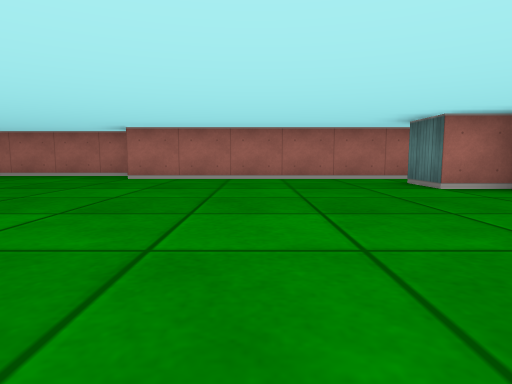
[1] (above)

14 first-person views from a walk through a cub3D ray-caster map. The camera is about half as high as the walls, tilts 6° down and sees 75° across. The floor is counted in squares. Each view is taken from the middle of a square. On the plan, view 1 faces up. The plan holds only what a view shows up to about 9 squares ahead; the rest is blank.

[2]
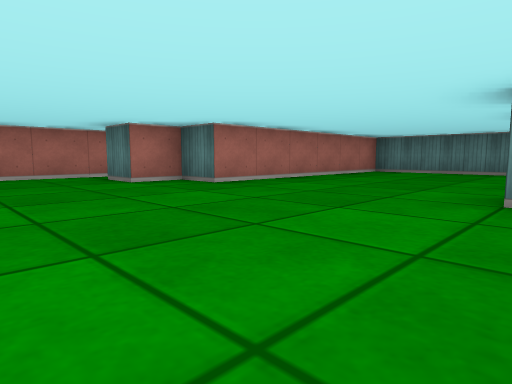

[3]
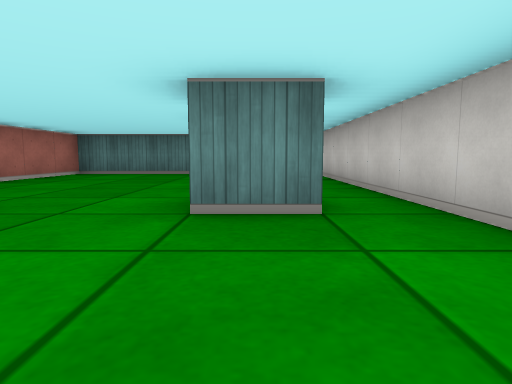

[4]
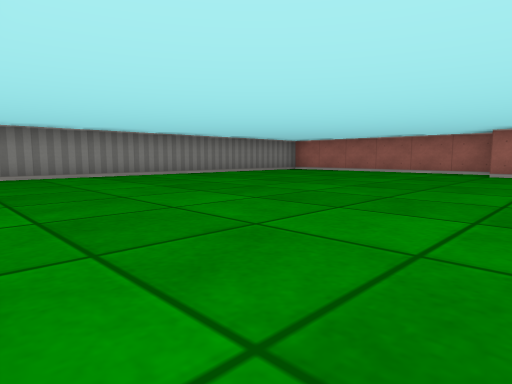

[5]
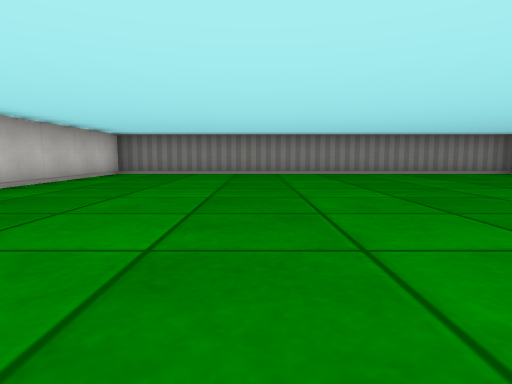

[6]
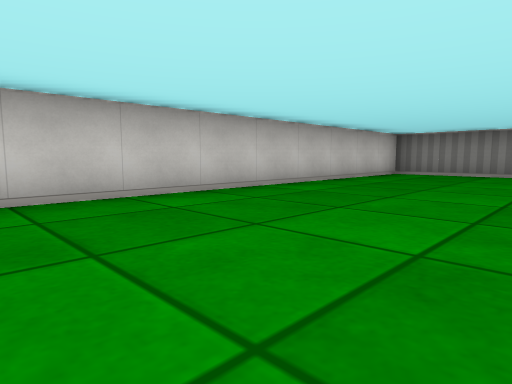

[7]
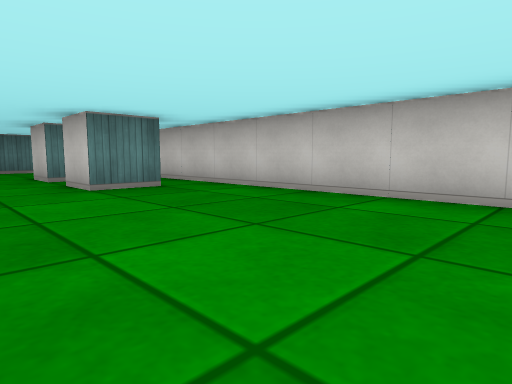

[8]
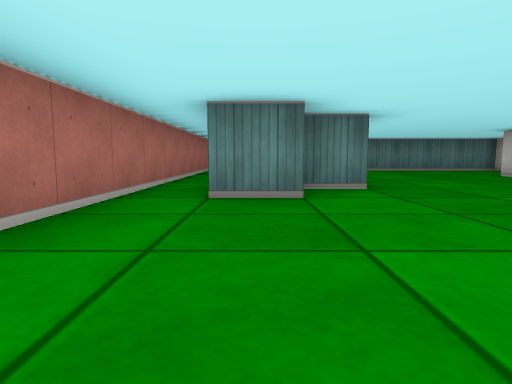

[9]
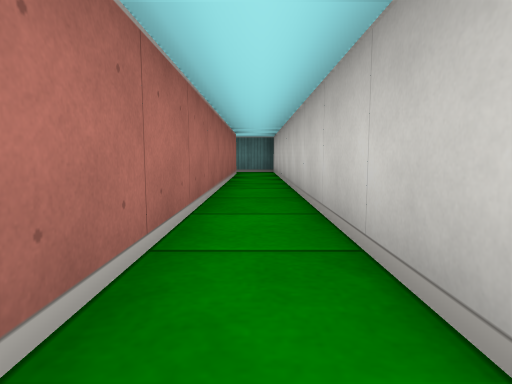

[10]
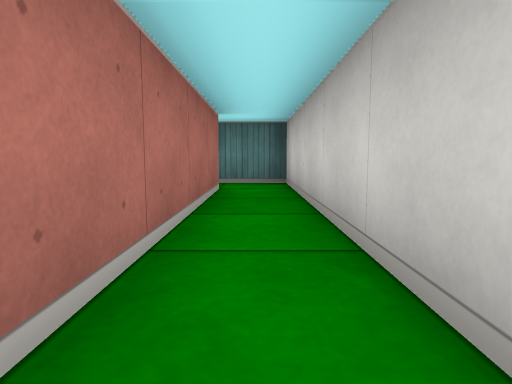

[11]
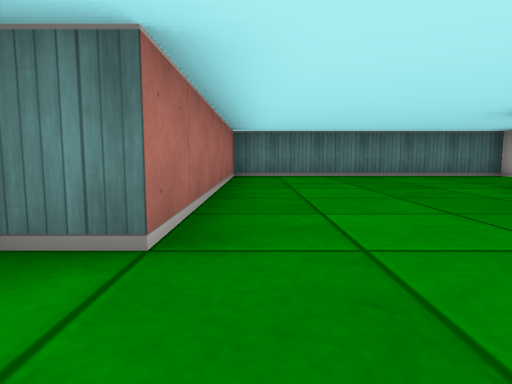

[12]
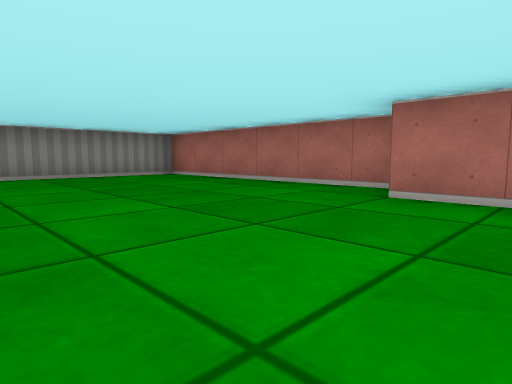

[13]
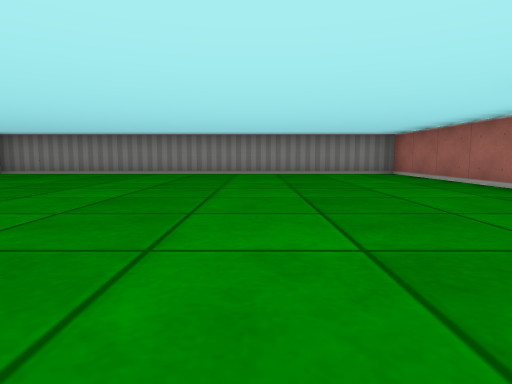

[14]
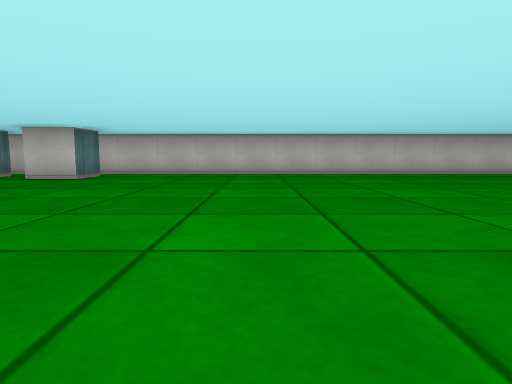

### Floor plan
Points are (right, up) in squares from view 1. A wall is a line through its corners. A room is listed if a view was taken in it or the views show most of it. See-through windows are left out.
Room 1 (views 1, 2, 3, 4, 5, 6, 7, 8, 9, 10, 11, 12, 13, 14)
walls: (3.5, -1.6) (3.5, -0.5) (4.5, -0.5); (-2.6, 7.5) (-8.5, 7.5) (-8.5, -2.5) (9.5, -2.5) (9.5, 3.5) (3.5, 3.5) (3.5, 4.5) (2.5, 4.5) (2.5, 5.5) (11.5, 5.5) (11.5, 6.6); (5.5, -1.5) (5.5, -0.5) (6.5, -0.5); (10.5, 6.5) (-2.5, 6.5)

Where each view was taken, in squares from view 1:
view 1: 0 up, 0 right, facing up
view 2: 1 down, 0 right, facing up-right
view 3: 1 down, 1 right, facing right
view 4: 2 down, 1 left, facing up-left
view 5: 1 up, 0 right, facing left
view 6: 1 up, 0 right, facing down-left
view 7: 1 up, 1 left, facing down-right
view 8: 5 up, 1 left, facing right
view 9: 6 up, 2 right, facing right
view 10: 6 up, 6 right, facing right
view 11: 3 up, 2 right, facing right
view 12: 3 up, 1 left, facing up-left
view 13: 4 up, 0 right, facing left
view 14: 6 up, 0 right, facing down
